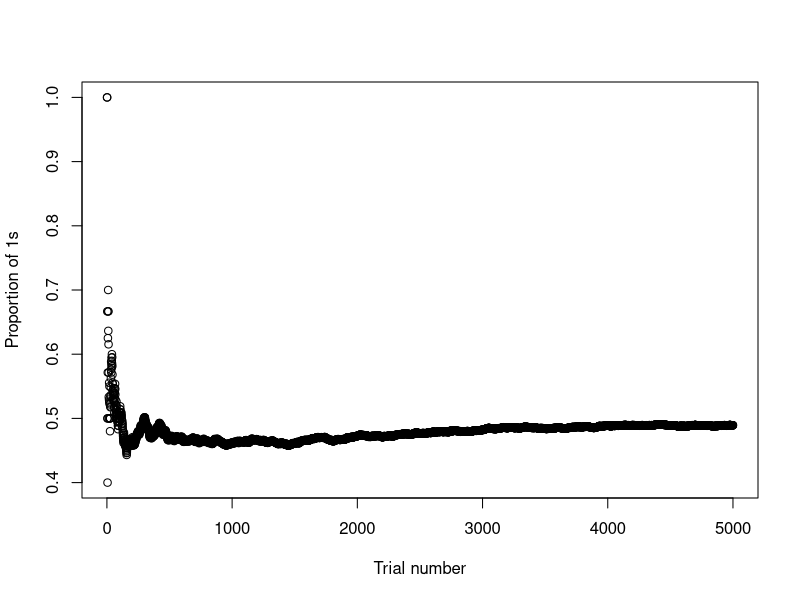
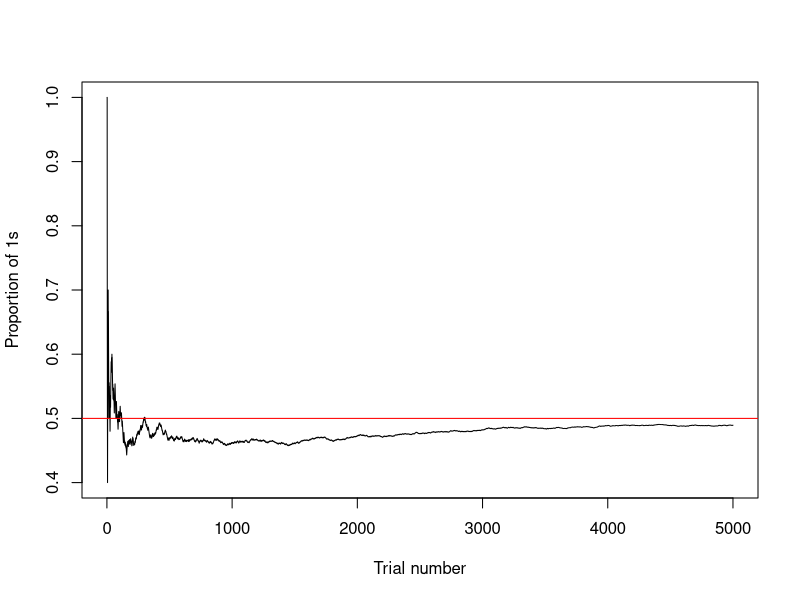

Write R code to recreate these figures, in order.
## ---- chunk 1
knitr::opts_chunk$set(echo = TRUE)
## ---- chunk 2
### simple conditional (Boolean) statements
3 == 3
3 == 4
3 != 4
3 > 4
3 <= 4

5 %% 3 == 0
5 %% 3 == 2

### multiple conditions
# and
3 == 3 & 3 > 4
# or
3 == 3 | 3 > 4
# > 2 conditions
3 == 3 | (3 > 4 & 5 != 6)

!TRUE


## ---- chunk 3
# after a complex calculation X becomes 3
x <- 3

if (x == 3) {
    print("x is equal to 3")
    # other commands that should be executed if the statement is true go here
}
## ---- chunk 4
# after a complex calculation X becomes 5
x <- 5

if (x == 3) {
    print("x is equal to 3")
    # other commands that should be executed if this first statement is true go here
} else if (x > 3) {
    print("x is greater than 3")
    # other commands that should be executed if this second statement is true go here
}
## ---- chunk 5
# after a complex calculation X becomes 1
x <- 1

if (x == 3) {
    print("x is equal to 3")
    # other commands that should be executed if this first statement is true go here
} else if (x > 3) {
    print("x is greater than 3")
    # other commands that should be executed if this second statement is true go here
} else {
    print("x is less than 3")
    # other commands that should be executed if no condition is true go here
}
## ---- chunk 6
# initialize
current_number <- 1
while(current_number <= 10) {
    # execute any commands
    print(paste("Current #:", current_number))
    # update
    current_number <- current_number + 1
}
## ---- chunk 7
for (i in 1:10) {
    # execute any commands
    print(paste("Current #:", i))
}
## ---- chunk 8
for (i in 1:100) {
    if (i %% 3 == 0) {
        print("Fizz")
    } else if (i %% 5 == 0) {
        print("Buzz")
    } else {
        print(i)
    }
}
## ---- chunk 9
for (i in 1:100) {
    if (i %% 3 == 0 & i %% 5 == 0) {
        print("FizzBuzz")
    } else if (i %% 3 == 0) {
        print("Fizz")
    } else if (i %% 5 == 0) {
        print("Buzz")
    } else {
        print(i)
    }
}
## ---- chunk 10
pow <- function(x, y) {
    output <- x ^ y
    return(output)
}
## ---- chunk 11
pow(2, 3)
## ---- chunk 12
pow2 <- function(x, y = 2) {
    output <- x ^ y
    return(output)
}
pow2(3)
pow2(3, 3)
## ---- chunk 13
fizz_buzz <- function(number) {
    if (number %% 3 == 0 & number %% 5 == 0) {
        return("FizzBuzz")
    }
    
    if (number %% 3 == 0) {
        return("Fizz")
    }
    
    if (number %% 5 == 0) {
        return("Buzz")
    }
    return(number)
}

fizz_buzz(2)
fizz_buzz(3)
fizz_buzz(5)
fizz_buzz(15)

sapply(1:100, fizz_buzz)
?sapply
## ---- chunk 14
# by this you get the same answer all the time
set.seed(321)

# number of trials
n <- 5000

# tossing coins
results <- c() # to store results
average_at_i <- c() # to store averages (will approximate 0.5)
for (i in 1:n) {
    current_res <- sample(c(0, 1), 1)
    results <- c(results, current_res)
    average_at_i <- c(average_at_i, mean(results))
}

# plot resulting averages by each trial
plot(average_at_i, xlab = "Trial number", ylab = "Proportion of 1s")
plot(average_at_i, xlab = "Trial number", ylab = "Proportion of 1s", type = "l")
abline(h = 0.5, col = "red")
